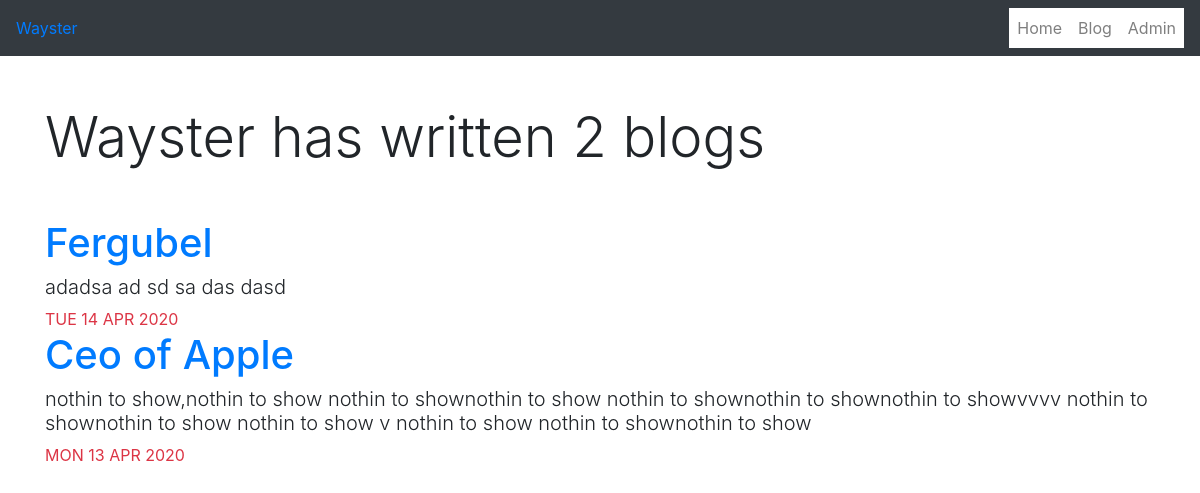
Screenshot of /blog/ with the database file from the repository.
### blog/models.py (models this page shows, shortened)
class Blog(models.Model):
    title = models.CharField(max_length=200)
    description = models.TextField()
    date = models.DateField()

### blog/views.py (the view)
# urls.py: path('', views.all_blogs, name='all_blogs'),
def all_blogs(request):
    blogs = Blog.objects.order_by('-date')
    return render(request, 'blog/all_blogs.html', {'blogs': blogs})

### blog/templates/blog/all_blogs.html
{% extends 'portfolio/base.html' %}
{% block content %}
    <div class="container">
        <div class="display-4 py-5">Wayster has written {{ blogs.count }} blog{{ blogs.count|pluralize }}</div>
        {% for blog in blogs %}
            <a href="{% url 'blog:detail' blog.id %}">
             <h1>{{ blog.title }}</h1>
            </a>
           <h3 class="lead"> {{ blog.description }}</h3>
           <span class="text-danger"> {{ blog.date|date:'D d M Y'|upper }}</span>
        {% endfor %}
    </div>
{% endblock %}

### rows the page displays
Blog: title "Fergubel", description "adadsa ad sd sa das dasd", date "TUE 14 APR 2020"
Blog: title "Ceo of Apple", description "nothin to show,nothin to show nothin to shownothin to show nothin to shownothin to shownothin to showvvvv nothin to shownothin to show nothin to show v nothin to show nothin to shownothin to show", date "MON 13 APR 2020"

### other values shown
{{ blogs.count }} "2"
